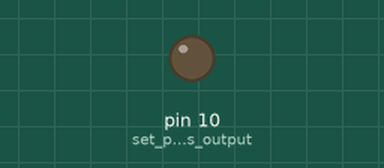
Simulated run of this sketch. Board: Arduino Uno, built with avr-gcc and run on an emulated ATmega328P. Parts: output pins drawn as LEDs (lit = HIGH).

Above: at 0.05 s.
At 0.65 s:
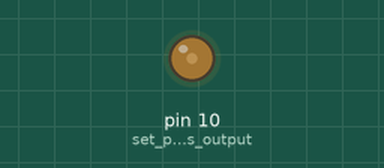
At 1.3 s:
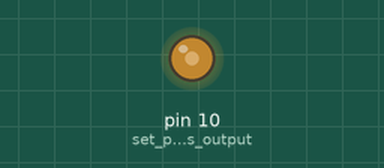
At 2.6 s:
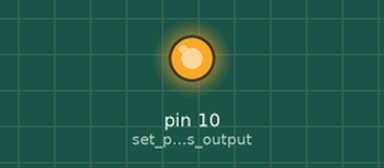
Timing chart, 0 to 6.0 s (numbered marks = the images above):
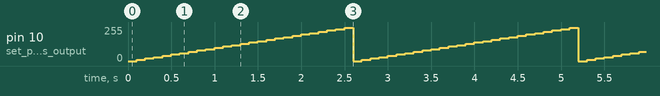

The sketch:

analogOutput.ino
```cpp
int val;

void setup() {
  pinMode(10, OUTPUT); // set pin 10 as output
  val = 0; // set val variable to 0
}

void loop() {
  if(val > 255) val = 0; // if val is higher than 255 (8-bits), reset
  analogWrite(10, val); // set analog value on pin 10
  val += 10; // increment val
  delay(100);
}
```

Measured:
- by itself, pin 10 (set_pin_10_as_output): ramps from 0/255 to 250/255 and jumps back, once every 2.6 s
